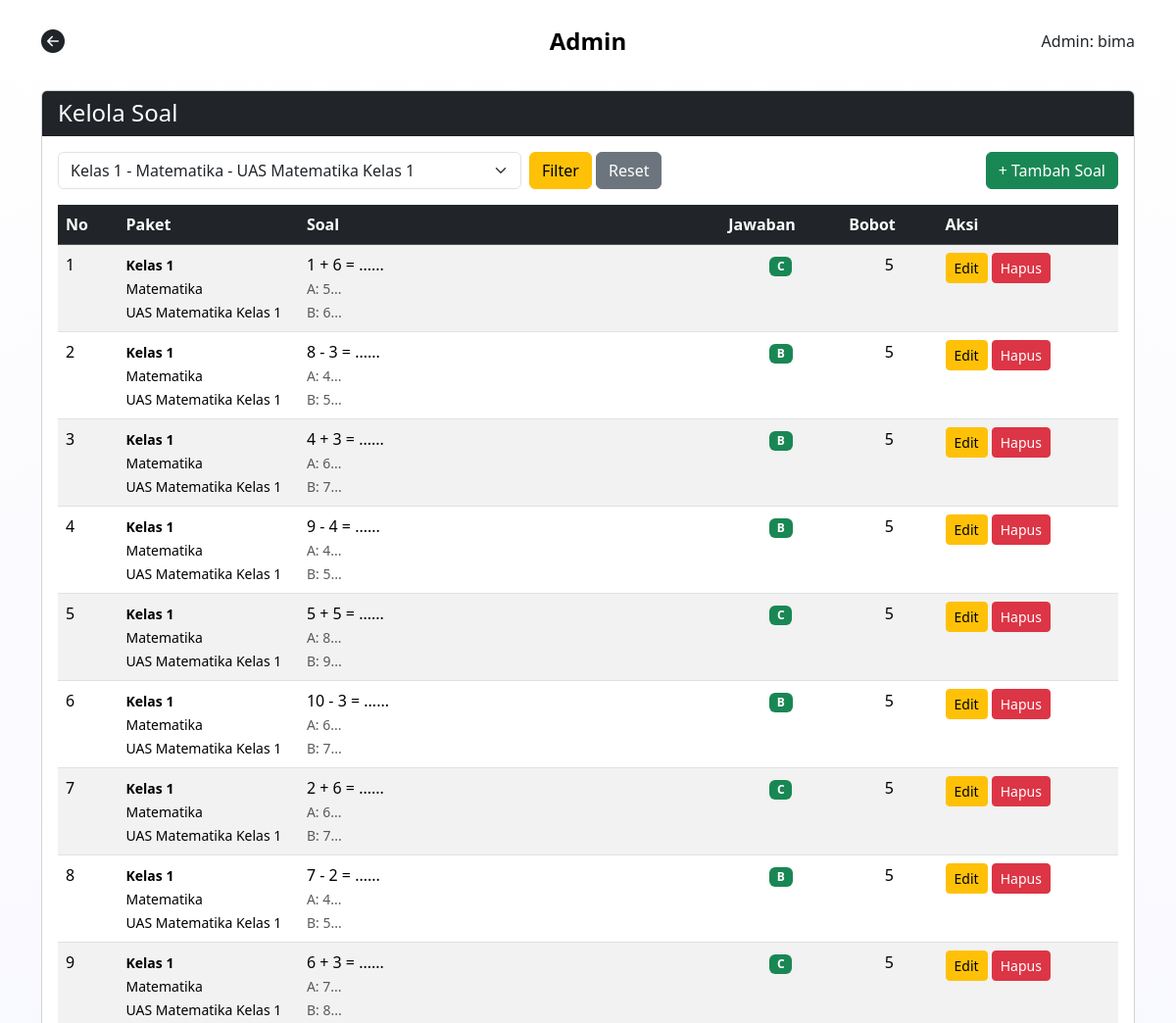
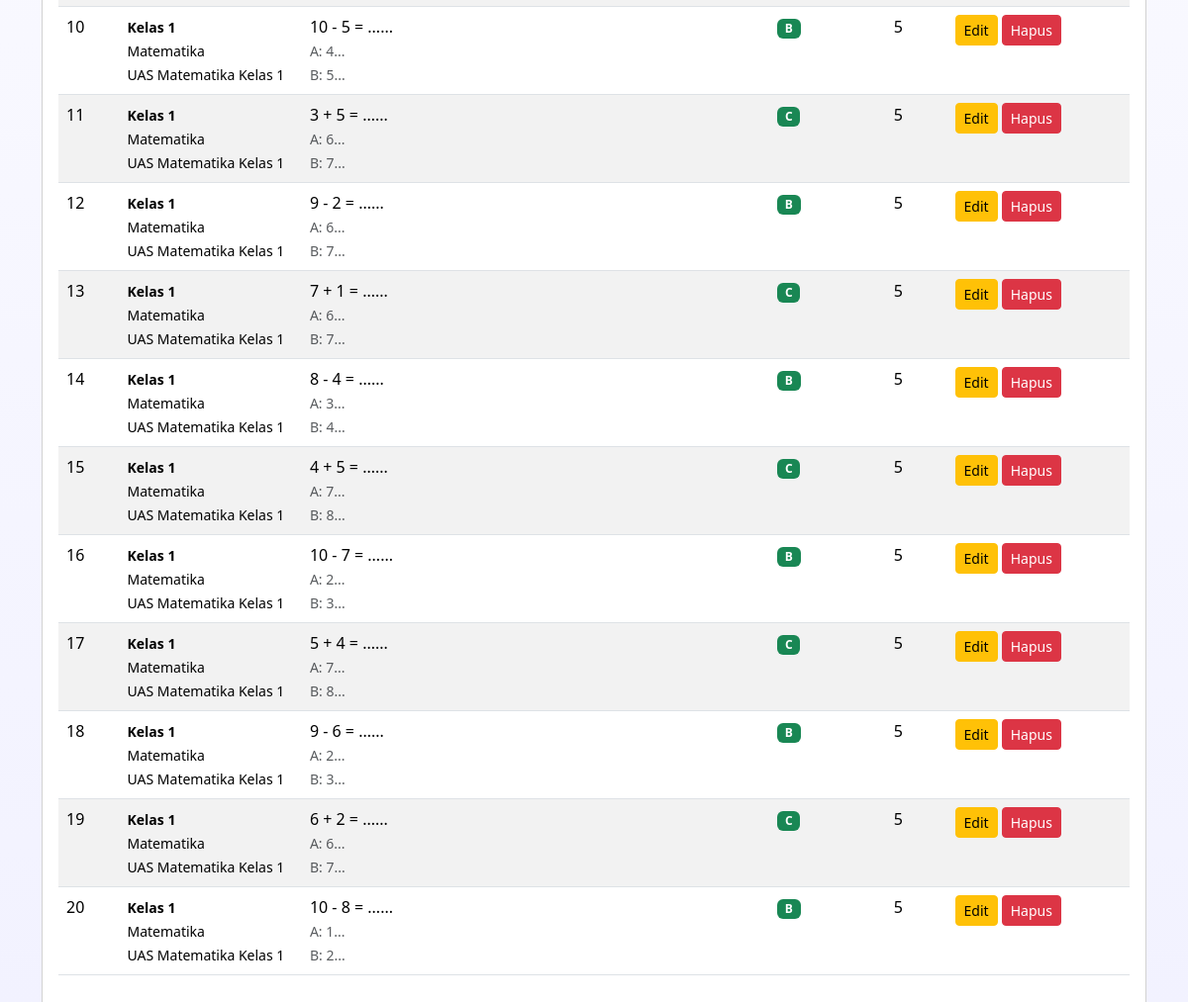
The app's page /admin/pages/kelola_soal.php?paket=2 (signed in) with its own data (2 pictures, top to bottom).
### tables this page shows
CREATE TABLE `soal` (
  `id` int(11) NOT NULL,
  `kelas` int(11) DEFAULT NULL,
  `mata_pelajaran` varchar(30) DEFAULT NULL,
  `soal` varchar(200) NOT NULL,
  `paket_soal` int(11) NOT NULL,
  `pilihan_a` text NOT NULL,
  `pilihan_b` text NOT NULL,
  `pilihan_c` text NOT NULL,
  `pilihan_d` text NOT NULL,
  `jawaban_benar` char(1) NOT NULL,
  `pembahasan` text NOT NULL,
  `bobot` int(11) NOT NULL
);

CREATE TABLE `paket_soal` (
  `id_paket` int(11) NOT NULL,
  `judul` varchar(30) DEFAULT NULL,
  `mata_pelajaran` varchar(20) DEFAULT NULL,
  `kelas` int(11) DEFAULT NULL,
  `jumlah_soal` int(11) DEFAULT NULL
);

### admin/pages/kelola_soal.php (the view, shortened to what this page needs)
<?php
include '../../config/connection.php';
$filter_paket = isset($_GET['paket']) ? $_GET['paket'] : '';
$stmt_paket = $db->prepare("SELECT * FROM paket_soal ORDER BY kelas, mata_pelajaran");
$stmt_paket->execute();
$query_paket = $stmt_paket->get_result();
if($filter_paket) {
    $stmt_soal = $db->prepare("SELECT s.*, p.judul as nama_paket, p.mata_pelajaran, p.kelas
                              FROM soal s
                              JOIN paket_soal p ON s.paket_soal = p.id_paket
                              WHERE s.paket_soal = ?
                              ORDER BY s.id");
    $stmt_soal->bind_param("i", $filter_paket);
} else {
    $stmt_soal = $db->prepare("SELECT s.*, p.judul as nama_paket, p.mata_pelajaran, p.kelas
                              FROM soal s
                              JOIN paket_soal p ON s.paket_soal = p.id_paket
                              ORDER BY s.id");
}
$stmt_soal->execute();
$query_soal = $stmt_soal->get_result();
?>
<!DOCTYPE html>
<html>
<head>
    <link href="https://cdn.jsdelivr.net/npm/bootstrap@5.3.8/dist/css/bootstrap.min.css" rel="stylesheet">
    <link href="https://cdn.jsdelivr.net/npm/bootstrap-icons@1.11.1/font/bootstrap-icons.css" rel="stylesheet">
</head>
<body>
    <nav class="navbar navbar-light bg-transparent text-dark position-relative mt-3">
        <div class="container d-flex justify-content-between align-items-center">
            <a href="dashboard_admin.php" class="text-dark fs-4">
                <i class="bi bi-arrow-left-circle-fill"></i>
            </a>
            <span class="navbar-brand fw-bold fs-4 position-absolute start-50 translate-middle-x">
                Admin
            </span>
            <span class="text-dark">
                Admin: <?php echo htmlspecialchars($_SESSION["username"]); ?>
            </span>
        </div>
    </nav>
    <div class="container mt-4">
        <div class="card">
            <div class="card-header bg-dark text-white">
                <h4 class="mb-0">Kelola Soal</h4>
            </div>
            <div class="card-body">
                <div class="row mb-3">
                    <div class="col-md-8">
                        <form method="GET" class="row g-2">
                            <div class="col-md-8">
                                <select name="paket" class="form-select">
                                    <?php
                                    $query_paket->data_seek(0);
                                    while($p = $query_paket->fetch_assoc()):
                                    ?>
                                    <option value="<?php echo htmlspecialchars($p['id_paket']); ?>" <?php echo $filter_paket == $p['id_paket'] ? 'selected' : ''; ?>>
                                        Kelas <?php echo htmlspecialchars($p['kelas']); ?> - <?php echo htmlspecialchars($p['mata_pelajaran']); ?> - <?php echo htmlspecialchars($p['judul']); ?>
                                    </option>
                                    <?php endwhile; ?>
                                </select>
                            </div>
                            <div class="col-md-4">
                                <button type="submit" class="btn btn-warning">Filter</button>
                                <a href="kelola_soal.php" class="btn btn-secondary">Reset</a>
                            </div>
                        </form>
                    </div>
                    <div class="col-md-4 text-end">
                        <button class="btn btn-success" data-bs-toggle="modal" data-bs-target="#modalTambah">
                            + Tambah Soal
                        </button>
                    </div>
                </div>
    <section class="tabel soal">
                <div class="table-responsive">
                    <table class="table table-striped">
                        <thead class="table-dark">
                            <tr>
                                <th width="5%">No</th>
                                <th width="15%">Paket</th>
                                <th width="35%">Soal</th>
                                <th width="10%">Jawaban</th>
                                <th width="8%">Bobot</th>
                                <th width="15%">Aksi</th>
                            </tr>
                        </thead>
                        <tbody>
                            <?php
                            if($query_soal->num_rows > 0):
                                $no = 1;
                                while($s = $query_soal->fetch_assoc()):
                            ?>
                            <tr>
                                <td><?php echo $no++; ?></td>
                                <td>
                                    <small>
                                        <b>Kelas <?php echo htmlspecialchars($s['kelas']); ?></b><br>
                                        <?php echo htmlspecialchars($s['mata_pelajaran']); ?><br>
                                        <?php echo htmlspecialchars($s['nama_paket']); ?>
                                    </small>
                                </td>
                                <td>
                                    <?php echo htmlspecialchars(substr($s['soal'], 0, 80)); ?>...<br>
                                    <small class="text-muted">
                                        A: <?php echo htmlspecialchars(substr($s['pilihan_a'], 0, 20)); ?>...<br>
                                        B: <?php echo htmlspecialchars(substr($s['pilihan_b'], 0, 20)); ?>...
                                    </small>
                                </td>
                                <td class="text-center">
                                    <span class="badge bg-success"><?php echo strtoupper(htmlspecialchars($s['jawaban_benar'])); ?></span>
                                </td>
                                <td class="text-center"><?php echo htmlspecialchars($s['bobot']); ?></td>
                                <td>
                                    <button class="btn btn-sm btn-warning"
                                            onclick='editSoal(<?php echo json_encode($s); ?>)'>
                                        Edit
                                    </button>
                                    <a href="../proses/proses_hapus_soal.php?id=<?php echo htmlspecialchars($s['id']); ?>&paket=<?php echo htmlspecialchars($s['paket_soal']); ?>"
                                       class="btn btn-sm btn-danger"
                                       onclick="return confirm('Yakin hapus soal ini?')">
                                        Hapus
                                    </a>
                                </td>
                            </tr>
                            <?php
                                endwhile;
                            else:
                            ?>
                            <tr>
                                <td colspan="6" class="text-center">Belum ada soal</td>
                            </tr>
                            <?php endif; ?>
                        </tbody>
                    </table>
        </div>
    </section>
</body>
</html>

### admin/pages/kelola_soal.php (style rules this page uses)
body { background: linear-gradient(180deg, #ffffff 0%, #f7f7ff 60%, #f2f2ff 100%); background-attachment: fixed; }

### records on screen
soal: paket_soal.kelas "1", paket_soal.mata_pelajaran "Matematika", paket_soal.judul "UAS Matematika Kelas 1", soal "1 + 6 = ...", pilihan_a "5", pilihan_b "6", jawaban_benar "C", bobot "5"
soal: paket_soal.kelas "1", paket_soal.mata_pelajaran "Matematika", paket_soal.judul "UAS Matematika Kelas 1", soal "8 - 3 = ...", pilihan_a "4", pilihan_b "5", jawaban_benar "B", bobot "5"
soal: paket_soal.kelas "1", paket_soal.mata_pelajaran "Matematika", paket_soal.judul "UAS Matematika Kelas 1", soal "4 + 3 = ...", pilihan_a "6", pilihan_b "7", jawaban_benar "B", bobot "5"
soal: paket_soal.kelas "1", paket_soal.mata_pelajaran "Matematika", paket_soal.judul "UAS Matematika Kelas 1", soal "9 - 4 = ...", pilihan_a "4", pilihan_b "5", jawaban_benar "B", bobot "5"
soal: paket_soal.kelas "1", paket_soal.mata_pelajaran "Matematika", paket_soal.judul "UAS Matematika Kelas 1", soal "5 + 5 = ...", pilihan_a "8", pilihan_b "9", jawaban_benar "C", bobot "5"
soal: paket_soal.kelas "1", paket_soal.mata_pelajaran "Matematika", paket_soal.judul "UAS Matematika Kelas 1", soal "10 - 3 = ...", pilihan_a "6", pilihan_b "7", jawaban_benar "B", bobot "5"
soal: paket_soal.kelas "1", paket_soal.mata_pelajaran "Matematika", paket_soal.judul "UAS Matematika Kelas 1", soal "2 + 6 = ...", pilihan_a "6", pilihan_b "7", jawaban_benar "C", bobot "5"
soal: paket_soal.kelas "1", paket_soal.mata_pelajaran "Matematika", paket_soal.judul "UAS Matematika Kelas 1", soal "7 - 2 = ...", pilihan_a "4", pilihan_b "5", jawaban_benar "B", bobot "5"
soal: paket_soal.kelas "1", paket_soal.mata_pelajaran "Matematika", paket_soal.judul "UAS Matematika Kelas 1", soal "6 + 3 = ...", pilihan_a "7", pilihan_b "8", jawaban_benar "C", bobot "5"
soal: paket_soal.kelas "1", paket_soal.mata_pelajaran "Matematika", paket_soal.judul "UAS Matematika Kelas 1", soal "10 - 5 = ...", pilihan_a "4", pilihan_b "5", jawaban_benar "B", bobot "5"
soal: paket_soal.kelas "1", paket_soal.mata_pelajaran "Matematika", paket_soal.judul "UAS Matematika Kelas 1", soal "3 + 5 = ...", pilihan_a "6", pilihan_b "7", jawaban_benar "C", bobot "5"
soal: paket_soal.kelas "1", paket_soal.mata_pelajaran "Matematika", paket_soal.judul "UAS Matematika Kelas 1", soal "9 - 2 = ...", pilihan_a "6", pilihan_b "7", jawaban_benar "B", bobot "5"
soal: paket_soal.kelas "1", paket_soal.mata_pelajaran "Matematika", paket_soal.judul "UAS Matematika Kelas 1", soal "7 + 1 = ...", pilihan_a "6", pilihan_b "7", jawaban_benar "C", bobot "5"
soal: paket_soal.kelas "1", paket_soal.mata_pelajaran "Matematika", paket_soal.judul "UAS Matematika Kelas 1", soal "8 - 4 = ...", pilihan_a "3", pilihan_b "4", jawaban_benar "B", bobot "5"
soal: paket_soal.kelas "1", paket_soal.mata_pelajaran "Matematika", paket_soal.judul "UAS Matematika Kelas 1", soal "4 + 5 = ...", pilihan_a "7", pilihan_b "8", jawaban_benar "C", bobot "5"
soal: paket_soal.kelas "1", paket_soal.mata_pelajaran "Matematika", paket_soal.judul "UAS Matematika Kelas 1", soal "10 - 7 = ...", pilihan_a "2", pilihan_b "3", jawaban_benar "B", bobot "5"
soal: paket_soal.kelas "1", paket_soal.mata_pelajaran "Matematika", paket_soal.judul "UAS Matematika Kelas 1", soal "5 + 4 = ...", pilihan_a "7", pilihan_b "8", jawaban_benar "C", bobot "5"
soal: paket_soal.kelas "1", paket_soal.mata_pelajaran "Matematika", paket_soal.judul "UAS Matematika Kelas 1", soal "9 - 6 = ...", pilihan_a "2", pilihan_b "3", jawaban_benar "B", bobot "5"
soal: paket_soal.kelas "1", paket_soal.mata_pelajaran "Matematika", paket_soal.judul "UAS Matematika Kelas 1", soal "6 + 2 = ...", pilihan_a "6", pilihan_b "7", jawaban_benar "C", bobot "5"
soal: paket_soal.kelas "1", paket_soal.mata_pelajaran "Matematika", paket_soal.judul "UAS Matematika Kelas 1", soal "10 - 8 = ...", pilihan_a "1", pilihan_b "2", jawaban_benar "B", bobot "5"

### other values on screen
$_SESSION["username"] "bima"
